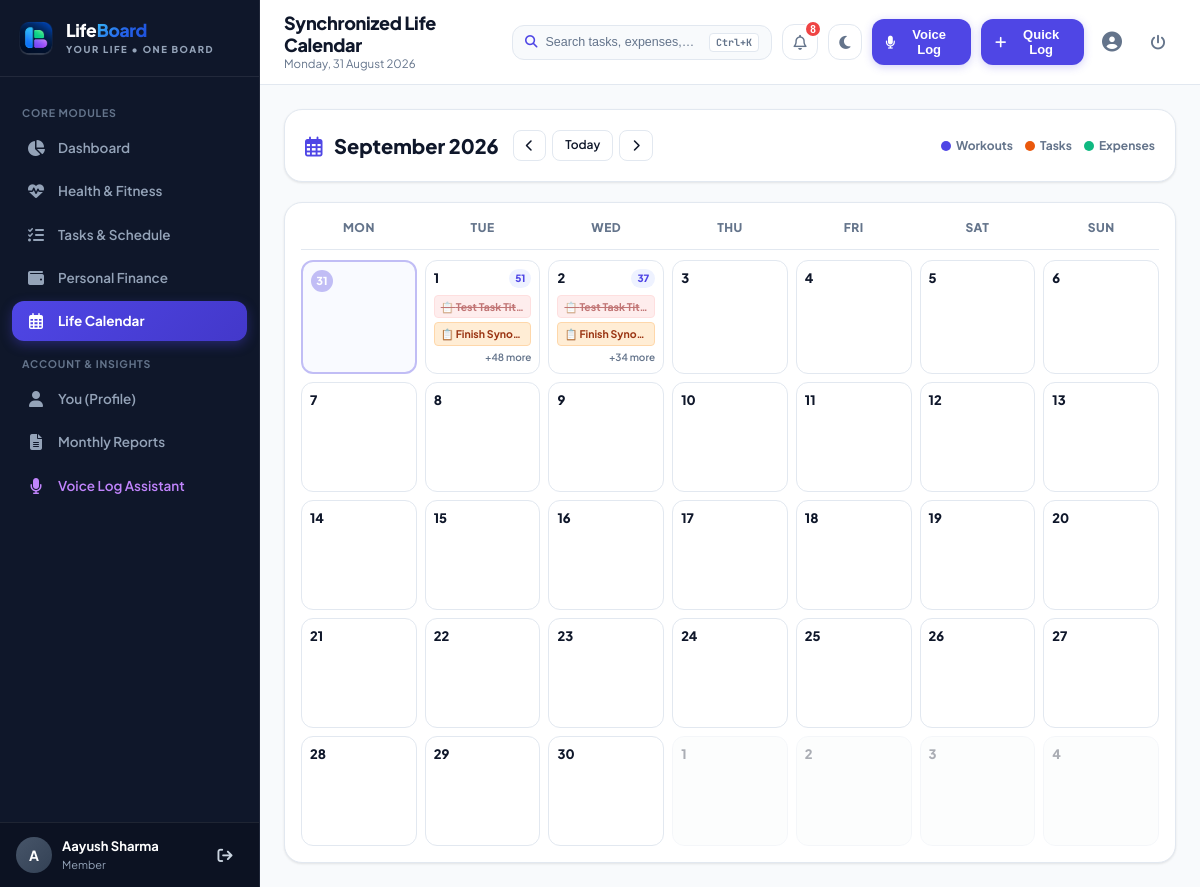
/calendar?month=9&year=2026 (signed in), run on the app's committed database.
### tables this page shows
CREATE TABLE users (
        user_id INTEGER PRIMARY KEY AUTOINCREMENT,
        name VARCHAR(100) NOT NULL,
        email VARCHAR(150) NOT NULL UNIQUE,
        password_hash VARCHAR(256) NOT NULL,
        role VARCHAR(10) DEFAULT 'user',
        phone VARCHAR(20),
        age INTEGER,
        bio TEXT,
        created_at DATETIME DEFAULT CURRENT_TIMESTAMP
    );

CREATE TABLE tasks (
        task_id INTEGER PRIMARY KEY AUTOINCREMENT,
        user_id INTEGER NOT NULL,
        title VARCHAR(100) NOT NULL,
        description TEXT,
        priority VARCHAR(10) NOT NULL CHECK (priority IN ('high', 'medium', 'low')),
        status VARCHAR(15) DEFAULT 'pending' CHECK (status IN ('pending', 'in_progress', 'done')),
        deadline DATETIME NOT NULL,
        completed_at DATETIME,
        created_at DATETIME DEFAULT CURRENT_TIMESTAMP, recurring VARCHAR(20) DEFAULT 'none',
        FOREIGN KEY (user_id) REFERENCES users(user_id) ON DELETE CASCADE
    );

### app.py (the view)
@app.route('/calendar')
@login_required
def calendar_view():
    user_id = session['user_id']
    today = date.today()
    try:
        month = int(request.args.get('month', today.month))
        year = int(request.args.get('year', today.year))
    except ValueError:
        month = today.month
        year = today.year
    cal_data = models.get_calendar_events(user_id, month, year)
    return render_template('calendar/index.html',
                           cal_data=cal_data,
                           current_month=today.month,
                           current_year=today.year)

### app.py (called while the page is built)
def login_required(f):
    @wraps(f)
    def decorated_function(*args, **kwargs):
        if 'user_id' not in session:
            flash('Please log in to access this page.', 'warning')
            return redirect(url_for('login', next=request.path))
        return f(*args, **kwargs)
    return decorated_function

@app.after_request
def add_security_headers(response):
    response.headers['Cache-Control'] = 'no-cache, no-store, must-revalidate, max-age=0'
    response.headers['Pragma'] = 'no-cache'
    response.headers['Expires'] = '0'
    return response

@app.context_processor
def inject_global_variables():
    current_user = None
    notifications = []
    if 'user_id' in session:
        current_user = models.get_user_by_id(session['user_id'])
        notifications = models.get_user_notifications(session['user_id'])
    return {
        'current_user': current_user,
        'notifications': notifications,
        'unread_notifications_count': len(notifications),
        'today_date': date.today().strftime('%A, %d %B %Y'),
        'current_year': date.today().year,
        'current_month': date.today().month,
        'now': datetime.now()
    }

### database.py (called while the page is built)
def get_db():
    conn = sqlite3.connect(DB_PATH)
    conn.row_factory = sqlite3.Row
    conn.execute("PRAGMA foreign_keys = ON;")
    return conn

### models.py (called while the page is built)
def get_user_by_id(user_id: int):
    conn = get_db()
    cursor = conn.cursor()
    cursor.execute("SELECT * FROM users WHERE user_id = ?", (user_id,))
    user = cursor.fetchone()
    conn.close()
    return user

### templates/calendar/index.html (shortened to what this page needs)
{% extends "base.html" %}
{% block page_title %}Synchronized Life Calendar{% endblock %}
{% block content %}
<div class="card" style="margin-bottom: 20px;">
  <div style="display: flex; justify-content: space-between; align-items: center; flex-wrap: wrap; gap: 14px;">
    <div style="display: flex; align-items: center; gap: 14px;">
      <h2 style="font-size: 20px; font-weight: 800; color: var(--text-main);">
        <i class="fa-regular fa-calendar-days" style="color: var(--primary); margin-right: 8px;"></i>
        {{ cal_data.month_name }}
      </h2>
      <div style="display: flex; gap: 6px;">
        {% set prev_month = cal_data.month - 1 if cal_data.month > 1 else 12 %}
        {% set prev_year = cal_data.year if cal_data.month > 1 else cal_data.year - 1 %}
        {% set next_month = cal_data.month + 1 if cal_data.month < 12 else 1 %}
        {% set next_year = cal_data.year if cal_data.month < 12 else cal_data.year + 1 %}
        <a href="{{ url_for('calendar_view', month=prev_month, year=prev_year) }}" class="btn btn-secondary btn-sm" title="Previous Month">
          <i class="fa-solid fa-chevron-left"></i>
        </a>
        <a href="{{ url_for('calendar_view', month=current_month, year=current_year) }}" class="btn btn-secondary btn-sm">
          Today
        </a>
        <a href="{{ url_for('calendar_view', month=next_month, year=next_year) }}" class="btn btn-secondary btn-sm" title="Next Month">
          <i class="fa-solid fa-chevron-right"></i>
        </a>
      </div>
    </div>
    <div style="display: flex; gap: 12px; font-size: 12px; align-items: center; flex-wrap: wrap;">
      <span style="display: inline-flex; align-items: center; gap: 5px;">
        <span style="width: 10px; height: 10px; border-radius: 50%; background: #4f46e5;"></span>
        <strong style="color: var(--text-muted);">Workouts</strong>
      </span>
      <span style="display: inline-flex; align-items: center; gap: 5px;">
        <span style="width: 10px; height: 10px; border-radius: 50%; background: #ea580c;"></span>
        <strong style="color: var(--text-muted);">Tasks</strong>
      </span>
      <span style="display: inline-flex; align-items: center; gap: 5px;">
        <span style="width: 10px; height: 10px; border-radius: 50%; background: #10b981;"></span>
        <strong style="color: var(--text-muted);">Expenses</strong>
      </span>
    </div>
  </div>
</div>
<div class="card" style="padding: 16px;">
  <div class="calendar-grid-header">
    <div>Mon</div>
    <div>Tue</div>
    <div>Wed</div>
    <div>Thu</div>
    <div>Fri</div>
    <div>Sat</div>
    <div>Sun</div>
  </div>
  <div class="calendar-matrix">
    {% for week in cal_data.calendar_matrix %}
      {% for day in week %}
        {% set day_str = day.strftime('%Y-%m-%d') %}
        {% set is_current_month = (day.month == cal_data.month) %}
        {% set is_today = (day_str == now.strftime('%Y-%m-%d')) %}
        {% set day_events = cal_data.events_by_day.get(day_str, {'workouts': [], 'tasks': [], 'expenses': []}) %}
        {% set total_events_count = (day_events.workouts | length) + (day_events.tasks | length) + (day_events.expenses | length) %}
        <div class="calendar-day-cell {% if not is_current_month %}other-month{% endif %} {% if is_today %}is-today{% endif %}" onclick="openDayInspector('{{ day_str }}', '{{ day.strftime('%A, %d %B %Y') }}')">
          <div class="cal-day-header">
            <span class="cal-day-num {% if is_today %}today-badge{% endif %}">{{ day.day }}</span>
            {% if total_events_count > 0 %}
              <span class="cal-badge-count">{{ total_events_count }}</span>
            {% endif %}
          </div>
          <div class="cal-events-list">
            {% for t in day_events.tasks[:2] %}
              <div class="cal-pill task priority-{{ t.priority }} {% if t.status == 'done' %}done{% endif %}" title="{{ t.title }}">
                📋 {{ t.title | truncate(16) }}
              </div>
            {% endfor %}
            {% if total_events_count > 3 %}
              <div style="font-size: 10px; color: var(--text-muted); text-align: right; font-weight: 600;">+{{ total_events_count - 3 }} more</div>
            {% endif %}
          </div>
        </div>
      {% endfor %}
    {% endfor %}
  </div>
</div>
{% endblock %}

### templates/base.html (shortened to what this page needs)
<!DOCTYPE html>
<html lang="en">
<head>
  <link rel="stylesheet" href="https://cdnjs.cloudflare.com/ajax/libs/font-awesome/6.5.1/css/all.min.css">
  <link rel="stylesheet" href="{{ url_for('static', filename='css/style.css') }}">
  <link rel="stylesheet" href="{{ url_for('static', filename='css/responsive.css') }}">
</head>
<body>
  <div class="app-container">
    {% if session.get('user_id') %}
    <aside class="sidebar" id="sidebar">
      <div class="sidebar-header">
        <a href="{{ url_for('dashboard') }}" style="display: flex; align-items: center; gap: 12px; text-decoration: none; color: inherit; flex: 1; min-width: 0;" title="LifeBoard Dashboard">
          <img src="{{ url_for('static', filename='img/logo-icon.png') }}" alt="LifeBoard" style="width: 36px; height: 36px; border-radius: 9px; object-fit: contain; flex-shrink: 0;">
          <div style="flex: 1; min-width: 0;">
            <div class="brand-name"><span class="brand-text-life">Life</span><span class="brand-text-board">Board</span></div>
            <div class="brand-sub">YOUR LIFE &bull; ONE BOARD</div>
          </div>
        </a>
      </div>
      <div class="sidebar-nav">
        <div class="nav-section-title">Core Modules</div>
        <a href="{{ url_for('dashboard') }}" class="nav-item {% if request.path == '/dashboard' %}active{% endif %}">
          <i class="fa-solid fa-chart-pie"></i>
          <span>Dashboard</span>
        </a>
        <a href="{{ url_for('health') }}" class="nav-item {% if request.path.startswith('/health') %}active{% endif %}">
          <i class="fa-solid fa-heart-pulse"></i>
          <span>Health & Fitness</span>
        </a>
        <a href="{{ url_for('tasks') }}" class="nav-item {% if request.path.startswith('/tasks') %}active{% endif %}">
          <i class="fa-solid fa-list-check"></i>
          <span>Tasks & Schedule</span>
        </a>
        <a href="{{ url_for('finance') }}" class="nav-item {% if request.path.startswith('/finance') %}active{% endif %}">
          <i class="fa-solid fa-wallet"></i>
          <span>Personal Finance</span>
        </a>
        <a href="{{ url_for('calendar_view') }}" class="nav-item {% if request.path.startswith('/calendar') %}active{% endif %}">
          <i class="fa-regular fa-calendar-days"></i>
          <span>Life Calendar</span>
        </a>
        <div class="nav-section-title">Account & Insights</div>
        <a href="{{ url_for('profile') }}" class="nav-item {% if request.path == '/profile' %}active{% endif %}">
          <i class="fa-solid fa-user"></i>
          <span>You (Profile)</span>
        </a>
        <a href="{{ url_for('reports') }}" class="nav-item {% if request.path == '/reports' %}active{% endif %}">
          <i class="fa-solid fa-file-lines"></i>
          <span>Monthly Reports</span>
        </a>
        <a href="javascript:void(0)" onclick="startVoiceAssistant()" class="nav-item" style="color: #c084fc;" title="Voice Command Assistant (V)">
          <i class="fa-solid fa-microphone" style="color: #c084fc;"></i>
          <span>Voice Log Assistant</span>
        </a>
      </div>
      <div class="sidebar-footer">
        <div class="user-snippet">
          <div class="user-avatar">
            {{ session.get('name', 'U')[:1] | upper }}
          </div>
          <div class="user-info">
            <div class="user-name">{{ session.get('name', 'User') }}</div>
            <div class="user-role">
              {% if session.get('role') == 'admin' %}
                <span style="color: #f87171; font-weight: 700;">Administrator</span>
              {% else %}
                <span>Member</span>
              {% endif %}
            </div>
          </div>
          <a href="{{ url_for('logout') }}" class="btn-icon" title="Logout" style="color: #cbd5e1;">
            <i class="fa-solid fa-arrow-right-from-bracket"></i>
          </a>
        </div>
      </div>
    </aside>
    {% endif %}
    <div class="main-wrapper" style="{% if not session.get('user_id') %}margin-left: 0;{% endif %}">
      {% if session.get('user_id') %}
      <header class="top-header">
        <div class="header-left">
          <div class="page-title-group">
            <h1>{% block page_title %}Dashboard{% endblock %}</h1>
            <div class="page-subtitle">{{ today_date }}</div>
          </div>
        </div>
        <div class="header-right">
          <button class="spotlight-search-trigger" onclick="openCommandPalette()" title="Spotlight Omnisearch (Ctrl+K)">
            <div class="spotlight-search-left">
              <i class="fa-solid fa-magnifying-glass" style="color: var(--primary);"></i>
              <span class="spotlight-search-text">Search tasks, expenses, workouts...</span>
            </div>
            <span class="cmd-kbd">Ctrl+K</span>
          </button>
          <div style="position: relative;">
            <button class="theme-toggle-btn" id="notificationBtn" onclick="toggleNotificationDropdown()" title="Notifications">
              <i class="fa-regular fa-bell"></i>
              {% if unread_notifications_count > 0 %}
                <span class="notification-badge" id="notifBellBadge">{{ unread_notifications_count }}</span>
              {% endif %}
            </button>
          </div>
          <button class="theme-toggle-btn" onclick="toggleTheme()" title="Toggle Dark/Light Mode" aria-label="Toggle Theme">
            <i class="fa-solid fa-moon theme-toggle-icon" id="themeToggleIcon"></i>
          </button>
          <button class="btn-voice-header desktop-only-btn" onclick="startVoiceAssistant()" title="Voice AI Assistant (Press 'V')">
            <i class="fa-solid fa-microphone"></i>
            <span>Voice Log</span>
          </button>
          <button class="btn-quick-add" onclick="openModal('quickActionModal')" title="Quick Create Action">
            <i class="fa-solid fa-plus"></i>
            <span>Quick Log</span>
          </button>
          <a href="{{ url_for('profile') }}" class="btn-icon desktop-only-btn" title="My Profile (You)">
            <i class="fa-solid fa-circle-user" style="font-size: 20px;"></i>
          </a>
          <a href="{{ url_for('logout') }}" class="btn-icon danger desktop-only-btn" title="Sign out">
            <i class="fa-solid fa-power-off"></i>
          </a>
        </div>
      </header>
      {% endif %}
      <main class="page-content">
        {% block content %}{% endblock %}
      </main>
    </div>
  </div>
</body>
</html>

### data on the page
users: get "Aayush Sharma"
tasks: title "Test Task Title"
tasks: title "Finish Syno…"
tasks: title "Test Task Title"
tasks: title "Finish Syno…"

### other printed values
{{ session.get('name', 'U')[:1] | upper }} "A"
{{ unread_notifications_count }} "8"
{{ cal_data.month_name }} "September 2026"
{{ day.day }} "31" "1" "2" "3" "4" "5" "6" "7" "8" "9" "10" "11" "12" "13" "14" "15" "16" "17" "18" "19" "20" "21" "22" "23" "24" "25" "26" "27" "28" "29" "30" "1" "2" "3" "4"
{{ total_events_count }} "51" "37"
{{ total_events_count - 3 }} "48" "34"
